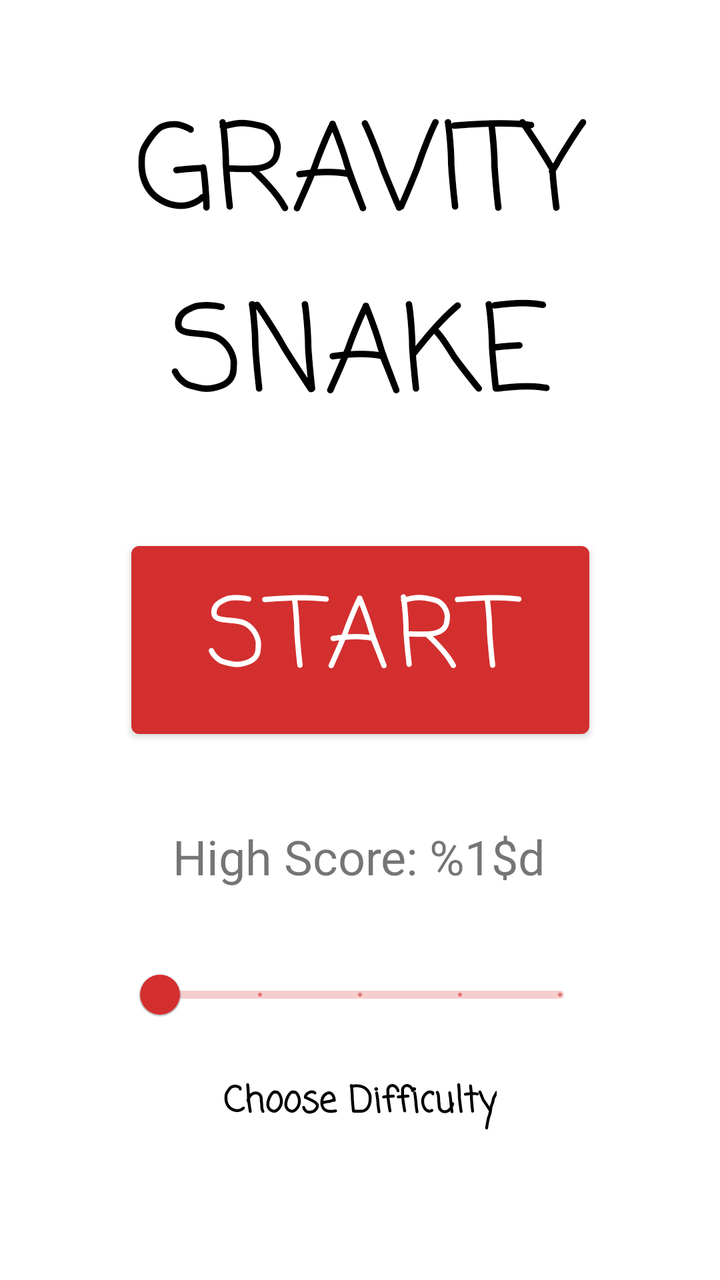
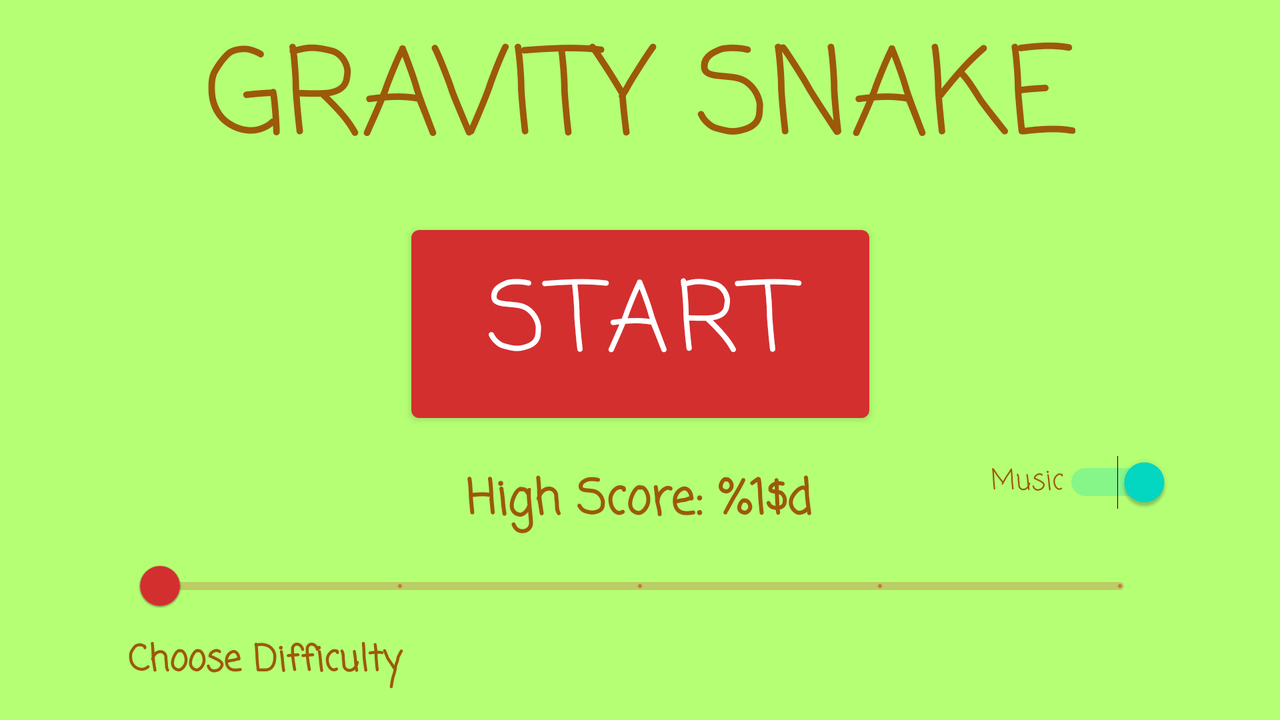

First picture: res/layout/ on a phone held upright. Second picture: the repository's own variant of that layout, on a device whose configuration matches the variant's folder. Source for both follows.
<!-- AndroidManifest.xml: application theme Theme.GravitySnake -->
<!-- res/layout/welcome_screen.xml -->
<?xml version="1.0" encoding="utf-8"?>
<androidx.constraintlayout.widget.ConstraintLayout
    xmlns:android="http://schemas.android.com/apk/res/android"
    xmlns:app="http://schemas.android.com/apk/res-auto"
    xmlns:tools="http://schemas.android.com/tools"
    android:layout_width="match_parent"
    android:layout_height="match_parent"
    tools:context=".GameActivity">

    <TextView
        android:id="@+id/gameTitle"
        android:layout_width="wrap_content"
        android:layout_height="wrap_content"
        android:fontFamily="casual"
        android:textAlignment="center"
        android:textColor="#000000"
        android:textSize="60sp"
        app:layout_constraintBottom_toTopOf="@+id/startButton"
        app:layout_constraintEnd_toEndOf="parent"
        app:layout_constraintStart_toStartOf="parent"
        app:layout_constraintTop_toTopOf="parent"
        tools:text="@string/game_title" />

    <Button
        android:id="@+id/startButton"
        android:layout_width="229dp"
        android:layout_height="106dp"
        android:fontFamily="casual"
        android:onClick="changeScreenView"
        android:text="@string/start_game"
        android:textSize="48sp"
        app:layout_constraintBottom_toBottomOf="parent"
        app:layout_constraintEnd_toEndOf="parent"
        app:layout_constraintStart_toStartOf="parent"
        app:layout_constraintTop_toTopOf="parent"
        tools:ignore="OnClick" />

    <com.google.android.material.slider.Slider
        android:id="@+id/difficultySlider"
        android:layout_width="match_parent"
        android:layout_height="wrap_content"
        android:layout_margin="64dp"
        android:stepSize="25"
        android:valueFrom="0"
        android:valueTo="100"
        app:layout_constraintBottom_toBottomOf="parent"
        app:layout_constraintEnd_toEndOf="parent"
        app:layout_constraintStart_toStartOf="parent"
        app:layout_constraintTop_toBottomOf="@+id/startButton"
        app:layout_constraintVertical_bias="0.40"
        tools:ignore="SpeakableTextPresentCheck" />

    <TextView
        android:id="@+id/difficultyResult"
        android:layout_width="wrap_content"
        android:layout_height="wrap_content"
        android:layout_margin="64dp"
        android:fontFamily="casual"
        android:textColor="@color/black"
        android:textSize="18sp"
        android:textStyle="bold"
        app:layout_constraintEnd_toEndOf="parent"
        app:layout_constraintStart_toStartOf="parent"
        app:layout_constraintTop_toTopOf="@+id/difficultySlider"
        tools:text="@string/difficulty_setting" />

    <TextView
        android:id="@+id/high_score"
        android:layout_width="wrap_content"
        android:layout_height="wrap_content"
        android:layout_marginTop="39dp"
        android:text="@string/high_score_text"
        android:textSize="24sp"
        app:layout_constraintBottom_toTopOf="@+id/difficultySlider"
        app:layout_constraintEnd_toEndOf="parent"
        app:layout_constraintHorizontal_bias="0.498"
        app:layout_constraintStart_toStartOf="parent"
        app:layout_constraintTop_toBottomOf="@+id/startButton"
        app:layout_constraintVertical_bias="0.0" />

</androidx.constraintlayout.widget.ConstraintLayout>
<!-- resources referenced by this layout -->
<resources>
  <color name="black">#FF000000</color>
  <string name="difficulty_setting">Choose Difficulty</string>
  <string name="game_title">GRAVITY SNAKE</string>
  <string name="high_score_text">High Score: %1$d</string>
  <string name="start_game">START</string>
  <style name="Theme.GravitySnake" parent="Theme.MaterialComponents.DayNight.DarkActionBar">
          
          <item name="colorPrimary">@color/purple_500</item>
          <item name="colorPrimaryVariant">@color/purple_700</item>
          <item name="colorOnPrimary">@color/white</item>
          
          <item name="colorSecondary">@color/teal_200</item>
          <item name="colorSecondaryVariant">@color/teal_700</item>
          <item name="colorOnSecondary">@color/black</item>
          
          <item name="android:statusBarColor">?attr/colorPrimaryVariant</item>
          
      </style>
  <color name="purple_500">#D32F2F</color>
  <color name="purple_700">#FF3700B3</color>
  <color name="white">#FFFFFFFF</color>
  <color name="teal_200">#FF03DAC5</color>
  <color name="teal_700">#FF018786</color>
</resources>
<!-- res/layout-land/welcome_screen.xml (the repository's variant of the layout above) -->
<!-- drawn on the phone turned sideways -->
<?xml version="1.0" encoding="utf-8"?>
<androidx.constraintlayout.widget.ConstraintLayout xmlns:android="http://schemas.android.com/apk/res/android"
    xmlns:app="http://schemas.android.com/apk/res-auto"
    xmlns:tools="http://schemas.android.com/tools"
    android:layout_width="match_parent"
    android:layout_height="match_parent"
    android:background="#B4FF74"
    android:theme="@style/Theme.GravitySnake"
    tools:context=".GameActivity"
    tools:ignore="UseSwitchCompatOrMaterialXml">

    <TextView
        android:id="@+id/gameTitle"
        android:layout_width="wrap_content"
        android:layout_height="wrap_content"
        android:fontFamily="casual"
        android:textAlignment="center"
        android:textColor="#9C5909"
        android:textSize="60sp"
        android:theme="@style/Theme.GravitySnake"
        app:layout_constraintBottom_toTopOf="@+id/startButton"
        app:layout_constraintEnd_toEndOf="parent"
        app:layout_constraintStart_toStartOf="parent"
        app:layout_constraintTop_toTopOf="parent"
        app:layout_constraintVertical_bias="0.258"
        tools:text="@string/game_title" />

    <Button
        android:id="@+id/startButton"
        android:layout_width="229dp"
        android:layout_height="106dp"
        android:fontFamily="casual"
        android:onClick="changeScreenView"
        android:text="@string/start_game"
        android:textSize="48sp"
        android:theme="@style/Theme.GravitySnake"
        app:layout_constraintBottom_toBottomOf="parent"
        app:layout_constraintEnd_toEndOf="parent"
        app:layout_constraintStart_toStartOf="parent"
        app:layout_constraintTop_toTopOf="parent"
        app:layout_constraintVertical_bias="0.429"
        tools:ignore="OnClick" />

    <com.google.android.material.slider.Slider
        android:id="@+id/difficultySlider"
        android:layout_width="match_parent"
        android:layout_height="wrap_content"
        android:layout_margin="64dp"
        android:stepSize="25"
        android:theme="@style/Theme.GravitySnake"
        android:valueFrom="0"
        android:valueTo="100"
        app:layout_constraintBottom_toBottomOf="parent"
        app:layout_constraintEnd_toEndOf="parent"
        app:layout_constraintStart_toStartOf="parent"
        app:layout_constraintTop_toBottomOf="@+id/startButton"
        app:layout_constraintVertical_bias="0.317"
        tools:ignore="SpeakableTextPresentCheck" />

    <TextView
        android:id="@+id/difficultyResult"
        android:layout_width="0dp"
        android:layout_height="wrap_content"
        android:layout_margin="64dp"
        android:fontFamily="casual"
        android:textColor="#9C5909"
        android:textSize="18sp"
        android:textStyle="bold"
        android:theme="@style/Theme.GravitySnake"
        app:layout_constraintBottom_toBottomOf="parent"
        app:layout_constraintEnd_toEndOf="parent"
        app:layout_constraintHorizontal_bias="0.382"
        app:layout_constraintStart_toStartOf="parent"
        app:layout_constraintTop_toTopOf="@+id/difficultySlider"
        app:layout_constraintVertical_bias="0.253"
        tools:text="@string/difficulty_setting" />

    <TextView
        android:id="@+id/high_score"
        android:layout_width="wrap_content"
        android:layout_height="wrap_content"
        android:layout_marginTop="39dp"
        android:fontFamily="casual"
        android:text="@string/high_score_text"
        android:textColor="#9C5909"
        android:textSize="24sp"
        android:textStyle="bold"
        android:theme="@style/Theme.GravitySnake"
        app:layout_constraintBottom_toTopOf="@+id/difficultySlider"
        app:layout_constraintEnd_toEndOf="parent"
        app:layout_constraintHorizontal_bias="0.499"
        app:layout_constraintStart_toStartOf="parent"
        app:layout_constraintTop_toBottomOf="@+id/startButton"
        app:layout_constraintVertical_bias="1.0" />

    <Switch
        android:id="@+id/music_switch"
        android:layout_width="wrap_content"
        android:layout_height="wrap_content"
        android:checked="true"
        android:fontFamily="casual"
        android:minHeight="48dp"
        android:text="@string/music_switch_text"
        android:textColor="#9C5909"
        android:theme="@style/Theme.GravitySnake"
        app:layout_constraintBottom_toBottomOf="parent"
        app:layout_constraintEnd_toEndOf="parent"
        app:layout_constraintHorizontal_bias="0.901"
        app:layout_constraintStart_toStartOf="parent"
        app:layout_constraintTop_toTopOf="parent"
        app:layout_constraintVertical_bias="0.696" />

</androidx.constraintlayout.widget.ConstraintLayout>
<!-- resources referenced by the variant -->
<!-- as the phone turned sideways resolves them -->
<resources>
  <string name="difficulty_setting">Choose Difficulty</string>
  <string name="game_title">GRAVITY SNAKE</string>
  <string name="high_score_text">High Score: %1$d</string>
  <string name="music_switch_text">Music</string>
  <string name="start_game">START</string>
  <style name="Theme.GravitySnake" parent="Theme.MaterialComponents.DayNight.DarkActionBar">
          
          <item name="colorPrimary">@color/purple_500</item>
          <item name="colorPrimaryVariant">@color/purple_700</item>
          <item name="colorOnPrimary">@color/white</item>
          
          <item name="colorSecondary">@color/teal_200</item>
          <item name="colorSecondaryVariant">@color/teal_700</item>
          <item name="colorOnSecondary">@color/black</item>
          
          <item name="android:statusBarColor">?attr/colorPrimaryVariant</item>
          
      </style>
  <color name="purple_500">#D32F2F</color>
  <color name="purple_700">#FF3700B3</color>
  <color name="white">#FFFFFFFF</color>
  <color name="teal_200">#FF03DAC5</color>
  <color name="teal_700">#FF018786</color>
  <color name="black">#FF000000</color>
</resources>
